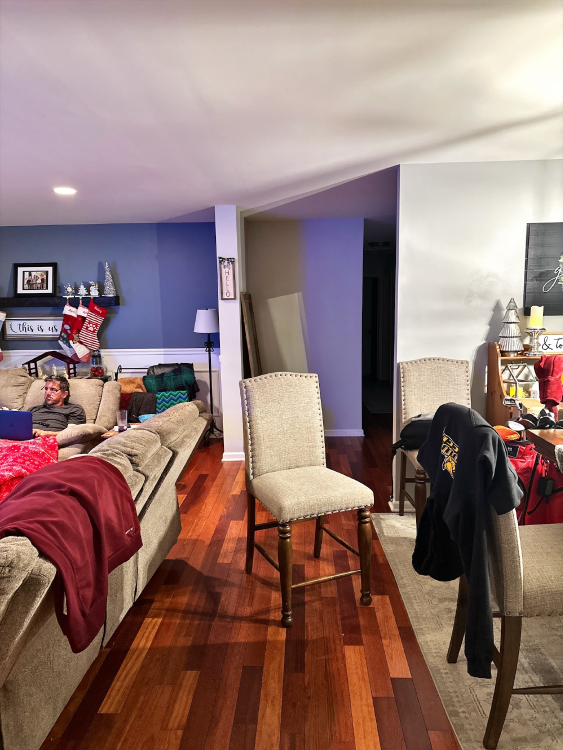
#> input picture Object Detection/INPUT/chair.jpg, 1125 x 1500 px (shown at 1/2 size)
$ python object_detect_orthophoto.py
#> lines starting #> are read from the running program, lines starting #| are printed output that depends on the picture
#> further down, img is the input picture: shape (1500, 1125, 3); mean B, G, R 114.3, 119.2, 146.2
#!/usr/bin/env python3

import os
import math
import numpy as np
import cv2
import piexif # for parsing EXIF metadata
import subprocess
import sys
import pandas as pd  # For reading the detection results CSV

# Function to call the external object detection script
def run_detection(image_path, labels_file, output_path, output_csv):
#> called with image_path = 'INPUT/chair.jpg', labels_file = 'labels.txt', output_path = 'OUTPUT/detection_output.png', output_csv = 'OUTPUT/detections.csv'
    command = [
        "python", "open_vocab_detect_v2.py",
        "--image", image_path,
        "--labels", labels_file,
        "--out", output_path,
        "--csv", output_csv,
        "--score", "0.3",  # Optional threshold
        "--nms", "0.5",  # Optional NMS threshold
    ]

    try:
        print(f"Running detection on {image_path}...")
        subprocess.run(command, check=True)  # Run the detection script
#> (this line was passed over: subprocess is not available in this run)
        print(f"Detection complete. Output saved to {output_path} and detections saved to {output_csv}")
    except subprocess.CalledProcessError as e:
        print(f"Error running detection on {image_path}: {e}", file=sys.stderr)

# Read labels from labels.txt
def read_labels(labels_file):
    with open(labels_file, 'r') as f:
        labels = [line.strip() for line in f.readlines()]
    return labels

# Function to read detections from CSV
def read_detections_from_csv(csv_file):
#> called with csv_file = 'OUTPUT/detections.csv'
    detections = pd.read_csv(csv_file)
#> (reads Object Detection/OUTPUT/detections.csv from the repository)
    boxes = detections[['x1', 'y1', 'x2', 'y2']].values  # Extract bounding box coordinates
    labels = detections['label'].values  # Extract label for each object
    scores = detections['score'].values  # Extract detection score
    return boxes, labels, scores

#Tiernans Camera Parameters
# def set_camera_parameters():
#     # camera extrinsics
#     cam_height = 5 * 0.3048 # camera height in meters (5 feet)

#     # pitch is rotation about the x axis that maps world->camera.
#     pitch_deg = math.radians(-70.0)  # -70 => 70 up from horizontal = 20 downfrom vertical

#     t = np.array([0.0, 0.0, float(cam_height)], dtype=float).T # camera center in world coords
#     R = np.array([[1, 0, 0],
#                 [0, math.cos(pitch_deg), -math.sin(pitch_deg)],
#                 [0, math.sin(pitch_deg), math.cos(pitch_deg)]], dtype=float) # rotation about x axis

#     '''
#     Use -70 because R is from world to camera coords, so negative pitch tilts camera 'up' relative to ground plane
#     '''

#     T = -R @ t # translation vector from world to camera coords

#     # camera intrinsics

#     '''
#     K = [[1030.21,    0.0, 640.0],
#         [   0.0, 1030.21, 360.0],
#         [   0.0,    0.0,   1.0]]
#     '''

#     focal_length = 1030.21 # focal length in pixels
#     sensor_width = 3.99 # sensor width in mm

#     cx = 1280 / 2.0
#     cy = 720 / 2.0
#     K = np.array([[focal_length, 0, cx],
#                 [0, focal_length, cy],
#                 [0,   0,  1]], dtype=float)
#     Kinv = np.linalg.inv(K)
#     return K, Kinv, R, t

#Ryans camera parameters adjusted to match converted image dimensions.
def set_camera_parameters():
    # camera extrinsics
    cam_height = 57.5 * 0.0254 # camera height in meters (57.5 inches)
    cam_height = 5 * 0.3048 # camera height in meters (5 feet)

    # pitch is rotation about the x axis that maps world->camera.
    pitch_deg = math.radians(-71.75)  # -70 => 70 up from horizontal = 20 downfrom vertical

    t = np.array([0.0, 0.0, float(cam_height)], dtype=float).T # camera center in world coords
    R = np.array([[1, 0, 0],
                [0, math.cos(pitch_deg), -math.sin(pitch_deg)],
                [0, math.sin(pitch_deg), math.cos(pitch_deg)]], dtype=float) # rotation about x axis

    '''
    Use -70 because R is from world to camera coords, so negative pitch tilts camera 'up' relative to ground plane
    '''

    T = -R @ t # translation vector from world to camera coords

    # camera intrinsics

    '''
    K = [[1030.21,    0.0, 640.0],
        [   0.0, 1030.21, 360.0],
        [   0.0,    0.0,   1.0]]
    '''

    focal_length = 3112.5 # focal length in pixels
    sensor_width = 3.99 # sensor width in mm

    cx = 4032 / 2.0
    cy = 3024 / 2.0
    K = np.array([[focal_length, 0, cx],
                [0, focal_length, cy],
                [0,   0,  1]], dtype=float)
    Kinv = np.linalg.inv(K)
    return K, Kinv, R, t

def back_project(img, Kinv, R, t):
    # BACKPROJECTION map to ground plane

    h_img, w_img, _ = img.shape
#> h_img = 1500; w_img = 1125


    # Get a sample of all pixel coordinates
    num_px = int(h_img)*int(w_img)
#> num_px = 1687500

    max_points = 100000
    max_step = num_px / float(max_points)
#> max_step = 16.88
    max_step = math.sqrt(max_step) # account for 2D grid - 2 dimensions
#> max_step = 4.11
    step = max(1, int(math.ceil(max_step))) # use ceiling and int to get integer step
#> step = 5

    x_coords = np.arange(0, w_img, step, dtype=np.float64) # sampled column indices of original image
#> x_coords = 225 values from 0 to 1120
    y_coords = np.arange(0, h_img, step, dtype=np.float64) # sampled row indices of original image
#> y_coords = 300 values from 0 to 1495
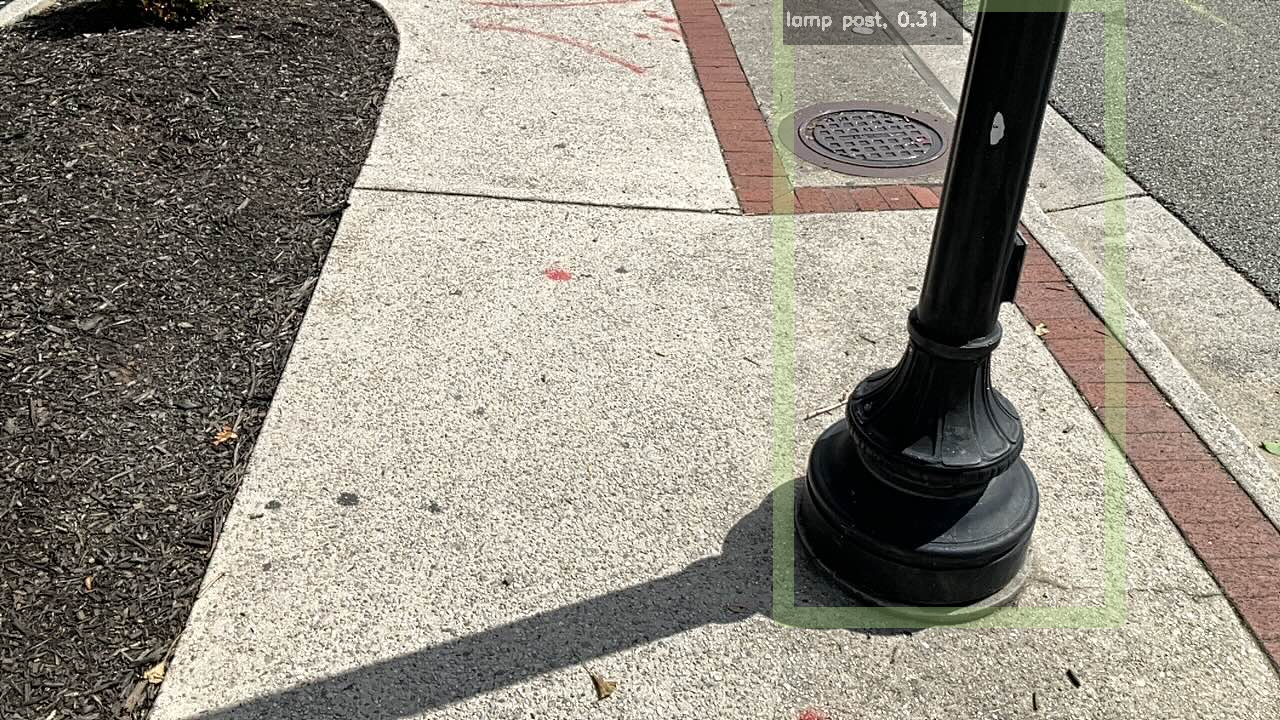
#> input picture Object Detection/OUTPUT/detection_output.png, 1280 x 720 px
#> further down, detected_image is the input picture: shape (720, 1280, 3); mean B, G, R 132.6, 143.8, 148.9
    xs, ys = np.meshgrid(x_coords, y_coords, indexing='xy') # grid of sampled pixel coordinates

    # use ravel to ensure 1D arrays
    xs = xs.ravel()
    ys = ys.ravel()

    ones = np.ones_like(xs)
    pix_H = np.stack([xs, ys, ones], axis=0) # homogeneous pixel coords for mapping

    d_c = Kinv @ pix_H # direction in camera coords
    d_w = R.T @ d_c # direction in world coords

    # get scale s for interesection with ground plane
    d_wz = d_w[2, :] # z component of direction in world coords

    # ensure dz is not a zero vector
    d_wz_nonzero = np.where(d_wz == 0, 1e-10, d_wz)

    s = -t[2] / d_wz_nonzero # scale necessary to intersect ground plane (z=0)

    # only keep points where s > 0 (in front of camera)
    s = np.where(s > 0, s, 0)

    # ground points in world coords X_w(s) = C + s * d_w
    X = t[0] + s * d_w[0, :]
    Y = t[1] + s * d_w[1, :]
    Z = t[2] + s * d_w[2, :] # should be all zeros in ground plane

    pts_ground = np.stack([X, Y, Z], axis=1) # Nx3 array of ground points
    return X, Y, Z, xs, ys

def pixel_to_world_ground(x_pix, y_pix, K, Kinv, R, t, debug=False):
    """Convert a pixel coordinate to world ground plane (Z=0) coordinates."""
    pix_H = np.array([x_pix, y_pix, 1.0])
    d_c = Kinv @ pix_H
    d_w = R.T @ d_c


    # Intersection with ground plane
    if abs(d_w[2]) < 1e-10:
        print(f"      ❌ FAIL: d_w[2] too close to zero (ray parallel to ground)")
        return None, None

    s = t[2] / d_w[2]

    if s <= 0:
        print(f"      ❌ FAIL: s={s:.3f} <= 0 (ray pointing behind camera)")
        print(f"      This shouldn't happen since d_w[2] > 0 and t[2] > 0")
        print(f"      CHECK: Is t[2] actually the camera height?")
        return None, None

    X_world = t[0] + s * d_w[0]
    Y_world = t[1] + s * d_w[1]

    return X_world, Y_world

def world_to_ortho_pixel(X_world, Y_world, xmin, ymin, ortho_scale, ymax=None):
    """Convert world ground coordinates to orthophoto pixel coordinates."""
    ortho_x = (X_world - xmin) / ortho_scale

    # If ymax is provided, flip Y axis so larger Y_world appears at top of image
    if ymax is not None:
        ortho_y = (ymax - Y_world) / ortho_scale
    else:
        ortho_y = (Y_world - ymin) / ortho_scale

    return ortho_x, ortho_y

def create_orthophoto_with_detections(img, K, Kinv, R, t, boxes, labels, scores, output_image, X, Y, Z, xs, ys):
    # Create ORTHOPHOTO image via homography
#> called with K = array of shape (3, 3), Kinv = array of shape (3, 3), R = array of shape (3, 3), t = array of shape (3,), boxes = array of shape (1, 4), labels = array of shape (1,), scores = array of shape (1,), output_image = 'OUTPUT/orthophoto_with_detections.png'
    h_img, w_img, _ = img.shape
#> h_img = 720; w_img = 1280
    img_rgb = cv2.cvtColor(img, cv2.COLOR_BGR2RGB) # convert to RGB
    # H = K [R | T] t
    print("Creating homography")
    # construct homography from ground plane (Z=0): H = K [r1 r2 t]
    H = K @ np.hstack([R[:, 0].reshape(3, 1), R[:, 1].reshape(3, 1), t.reshape(3,1)])  # 3x3, columns are 1 and 2 of R, and t


    # create output orthophoto image grid
    ortho_scale = 0.005 # 5 millimeters per pixel
    ortho_width = int(w_img)
#> ortho_width = 1280
    ortho_height = int(h_img)
    ortho_img = np.zeros((ortho_height, ortho_width, 3), dtype=np.uint8)


    # the orthophoto grid MUST cover an area big enough to include the ground points
    # compute ground-plane size by backprojecting the image corners to the ground
    corners_pix = np.array([[0.0, 0.0, 1.0],
                            [w_img - 1.0, 0.0, 1.0],
                            [w_img - 1.0, h_img - 1.0, 1.0],
                            [0.0, h_img - 1.0, 1.0]]).T  # 3x4

    d_c_corners = Kinv @ corners_pix                    # camera directions
    d_w_corners = R.T @ d_c_corners                      # world directions
    d_wz_c = d_w_corners[2, :]
    d_wz_c_safe = np.where(np.abs(d_wz_c) < 1e-9, 1e-9, d_wz_c) # avoid div by zero
    s_c = -t[2] / d_wz_c_safe
    s_c = np.where(s_c > 0, s_c, 0.0) # only keep positive scales, in front of camera

    Xc = t[0] + s_c * d_w_corners[0, :]
    Yc = t[1] + s_c * d_w_corners[1, :]

    xmin, xmax = float(np.min(Xc)), float(np.max(Xc)) # ground corners
    ymin, ymax = float(np.min(Yc)), float(np.max(Yc))

    # add asymmetric padding: give much more room at the top and extra on the sides to fit whole image (could be optimized)
    padding = 2.5
    xmin -= padding
    xmax += padding
    ymin -= padding
    ymax += padding

    # compute orthophoto pixel dimensions from world extents
    ortho_width = max(1, int(np.ceil((xmax - xmin) / ortho_scale))) # at least 1 pixel wide.
    ortho_height = max(1, int(np.ceil((ymax - ymin) / ortho_scale)))

    # create world grid (X_world, Y_world) matching orthophoto pixels
    xs = np.arange(ortho_width, dtype=np.float64)
    ys = np.arange(ortho_height, dtype=np.float64)
    Xg, Yg = np.meshgrid(xs, ys, indexing='xy')   # orthophoto grid (cols, rows)

    X_world = xmin + (Xg.ravel() * ortho_scale)
    Y_world = ymin + (Yg.ravel() * ortho_scale)
    ones_world = np.ones_like(X_world)
    # create 3xN homogeneous world points (X, Y, 1) so H can multiply them
    world_pts = np.stack([X_world, Y_world, ones_world], axis=0)  # 3xN homogeneous coords

    # project using H (3x4)
    projection = H @ world_pts

    # copilot help for these lines, preparing for image creation via cv2.remap:

    # normalize homogeneous coordinates
    w = projection[2, :]
    w_nonzero = np.where(w == 0, 1e-10, w) # avoid div by zero
    proj = projection / w_nonzero

    # map to original image pixel coordinates and reshape to orthophoto grid
    xs_proj = proj[0, :].reshape(ortho_height, ortho_width).astype(np.float32) # get x (column) coordinates
    ys_proj = proj[1, :].reshape(ortho_height, ortho_width).astype(np.float32)

    # create a 2-channel map (HxWx2) for cv2.remap
    map_proj = np.stack([xs_proj, ys_proj], axis=-1).astype(np.float32)

    # create orthophoto image via remapping with cv2.remap (provide 2-channel map and map2=None)
    orthophoto = cv2.remap(img_rgb, map_proj, None, interpolation=cv2.INTER_LINEAR, borderMode=cv2.BORDER_CONSTANT, borderValue=(0,0,0))
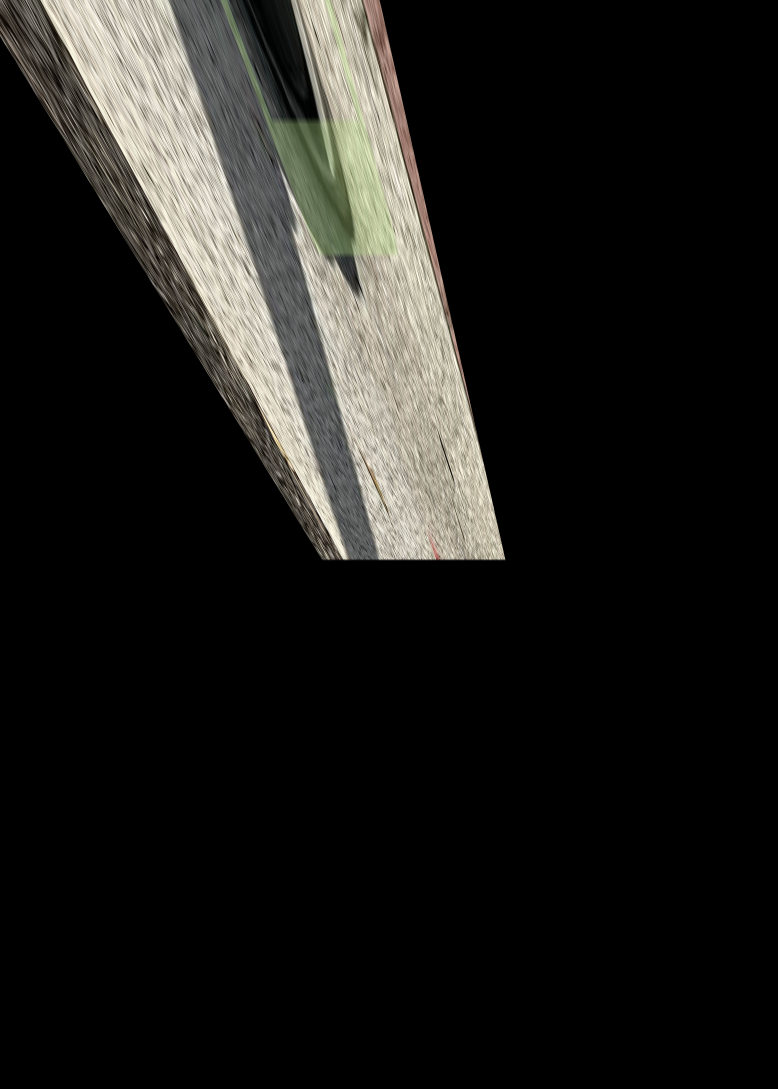
#> orthophoto: shape (3267, 2333, 3) (shown at 1/3 size); mean R, G, B 28.8, 28.2, 25.6
    # details from https://docs.opencv.org/4.x/da/d54/group__imgproc__transform.html#ga6f6f4f5f1a4f5aa3f6b2c5f1e3c8b8e1


    #Process detected boxes to map to orthophoto coordinates
    detection_results = {}
    # Overlay detections onto orthophoto
    for i, (box, label, score) in enumerate(zip(boxes, labels, scores)):
        x1, y1, x2, y2 = box

        bottom_center_x = (x1 + x2) / 2.0
        bottom_y = y2

        #print(bottom_center_x, bottom_center_y)

        Xw, Yw = pixel_to_world_ground(bottom_center_x, bottom_y, K, Kinv, R, t)
        print(f"Distance of obeject {label} (score: {score:.2f}) forward: {abs(Yw):.2f} meters, {abs(Yw)*39.3701:.2f} inches")

        # Store new box coordinates
        detection_results[f"{label}_{i}"] = {
            'world_coordinates': (Xw, Yw),
            #'ortho_pixel_coordinates': (ortho_x, ortho_y)
        }


    # save orthophoto image
    # change back to BGR for saving with OpenCV
    orthophoto = cv2.cvtColor(orthophoto, cv2.COLOR_RGB2BGR)
    output_filename = "OUTPUT/output_ortho.png"
    cv2.imwrite(output_filename, orthophoto)
    print("Successful.")

    return detection_results, xmin, ymin, ymax, ortho_scale


if __name__ == "__main__":
    #Set camera parameters
    K, Kinv, R, t = set_camera_parameters()

    image_file = "INPUT/chair.jpg"
    output_image = "OUTPUT/orthophoto_with_detections.png"

    # Ensure output directory exists
    os.makedirs(os.path.dirname(output_image), exist_ok=True)


    # read image (defaults to BGR format)
    img = cv2.imread(image_file)
    if img is None:
        print("Failed to read image:", image_file)
        exit(1)

    #Run object detection on an image
    labels_file = "labels.txt"
    output_detection_image = "OUTPUT/detection_output.png"
    output_detection_csv = "OUTPUT/detections.csv"
    run_detection(image_file, labels_file, output_detection_image, output_detection_csv)
    boxes, labels, scores = read_detections_from_csv("OUTPUT/detections.csv")

    #Back project and create orthophoto from image with detections
    X, Y, Z, xs, ys = back_project(img, Kinv, R, t)
    detected_image = cv2.imread(output_detection_image)
    detection_results, xmin, ymin, ymax, ortho_scale = create_orthophoto_with_detections(detected_image, K, Kinv, R, t, boxes, labels, scores, output_image, X, Y, Z, xs, ys)
#> detection_results = 1 item; xmin = -9.16; ymin = -13.83; ymax = 2.5; ortho_scale = 0.005
